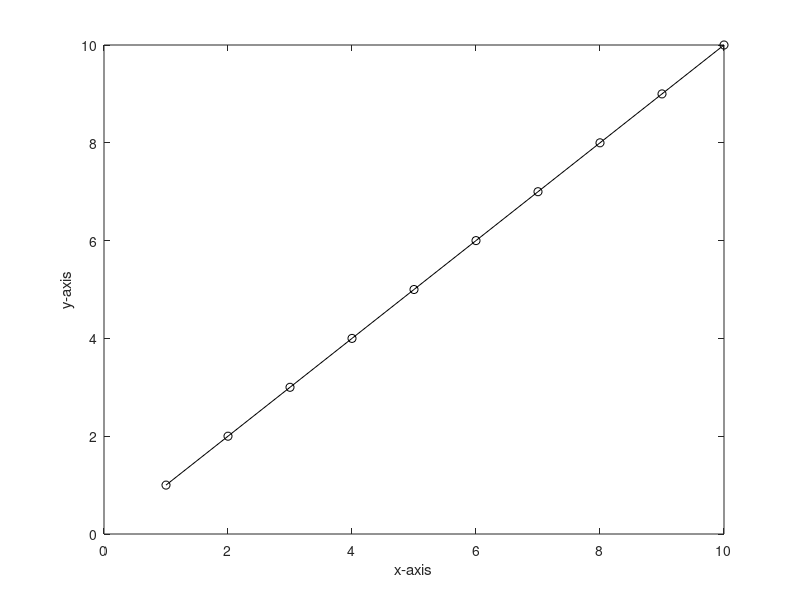

The MATLAB source for this figure: (Note: this script raises an error after producing the figure.)
% Test format_and_save function
clearvars;
close all;
addpath ..

h = figure;
plot(1:10, 'ko-')
xlabel('x-axis')
ylabel('y-axis')

format_and_save(h, 'Fig1_1', 'W', 3, 'H', 3, 'FontSize', 6);
